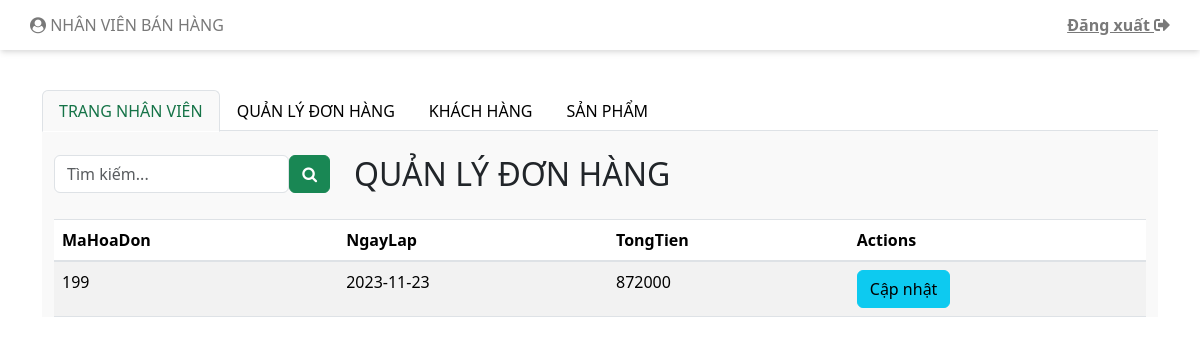
Page /nhanvienbanhang.php?qldh (signed in) on the earlier database version.
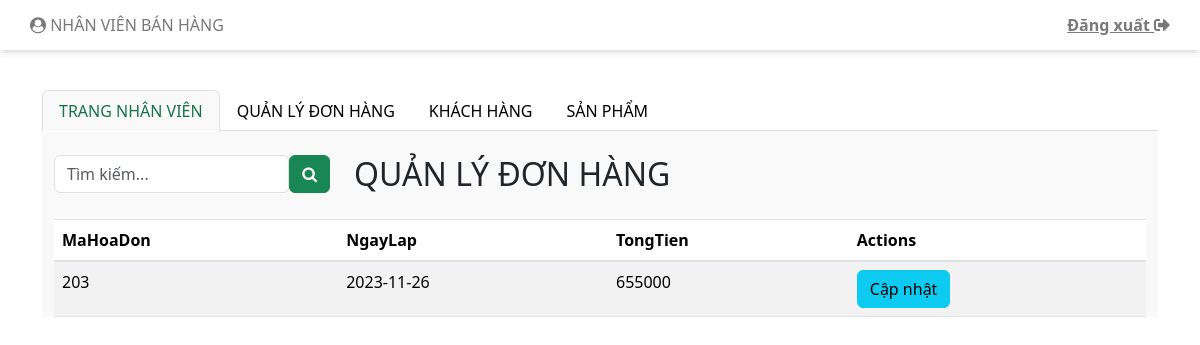
Same page on the later database version.
### tables this page shows
CREATE TABLE `hoadon` (
  `MaHoaDon` int(11) NOT NULL,
  `TongTien` double NOT NULL,
  `NgayLap` date NOT NULL,
  `MaNhanVien` int(11) DEFAULT NULL,
  `MaKhachHang` int(11) NOT NULL,
  `DiaChiGiaoHang` varchar(100) NOT NULL,
  `Họ Tên` varchar(100) NOT NULL,
  `SoDienThoai` int(11) NOT NULL,
  `Email` varchar(50) NOT NULL
);

### controller/cQLHoaDon.php (called while the page is built, shortened)
<?php
require_once 'Model/mQLHoaDon.php';
class cHoaDon {
    public function hienThiDanhSachHoaDon() {
        $modelHoaDon = new mHoaDon();
        $danhSachHoaDon = $modelHoaDon->layDanhSachHoaDon();
        require_once 'View/vQLHoaDon.php';
    }
}
?>

### model/mQLHoaDon.php (called while the page is built, shortened)
<?php
class mHoaDon {
    public function layDanhSachHoaDon() {
        $connObj = new ConnectDB();
        $conn = $connObj->connect_DB($conn);
        $sql = "SELECT * FROM hoadon";
        $result = $conn->query($sql);
        return $result;
    }
}
?>

### view/vQLHoaDon.php (the view)
<?php
echo '<table class="table table-striped">';
echo '<thead>';
echo '<tr>';
echo '<th scope="col">MaHoaDon</th>';
echo '<th scope="col">NgayLap</th>';
echo '<th scope="col">TongTien</th>';
echo '<th scope="col">Actions</th>';
echo '</tr>';
echo '</thead>';
echo '<tbody>';
while ($row = $danhSachHoaDon->fetch_assoc()) {
    echo '<tr>';
    echo '<td>' . $row["MaHoaDon"] . '</td>';
    echo '<td>' . $row["NgayLap"] . '</td>';
    echo '<td>' . $row["TongTien"] . '</td>';
    echo '<td>';
    echo '<a href="nhanvienbanhang.php?upd=' . $row["MaHoaDon"] . '" class="btn btn-info">Cập nhật</a>';
    echo '</td>';
    echo '</tr>';
    }
echo '</tbody>';
echo '</table>';
?>

Differences in the rows shown:
removed hoadon: MaHoaDon "199", NgayLap "2023-11-23", TongTien "872000"
added hoadon: MaHoaDon "203", NgayLap "2023-11-26", TongTien "655000"
